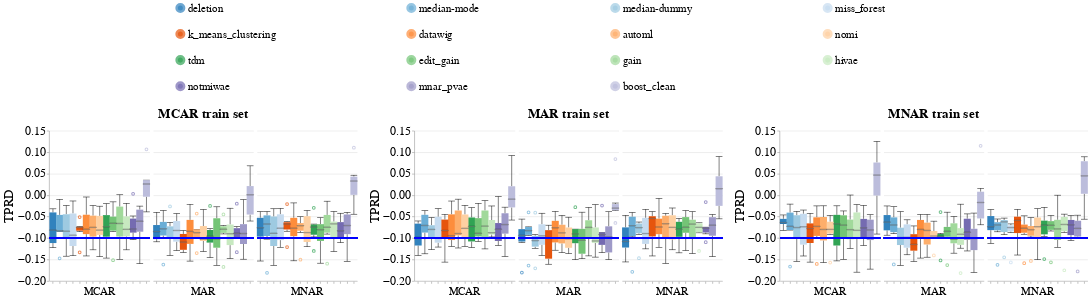

The code cell stored with this chart in its notebook:
### Code cell
create_box_plots_for_diff_imputers_v2(dataset_name=DATASET_NAME,
                                      model_name='mlp_clf',
                                      group=SENSITIVE_ATTR_FOR_DISPARITY_METRICS,
                                      metric_name='Equalized_Odds_TPR',
                                      db_client=db_client)

### Figure 1 — Vega-Lite specification as saved in the notebook (floating-point values rounded to 4 significant figures; data arrays with more than 128 entries replaced by an {"elided": "..."} marker saying what was removed)
{"config": {"view": {"continuousWidth": 400, "continuousHeight": 300, "stroke": null}, "axis": {"labelFontSize": 24, "labelFontWeight": "normal", "titleFontSize": 26, "titleFontWeight": "normal"}, "facet": {"spacing": 5}, "header": {"labelFontSize": 22, "labelOrient": "bottom", "labelPadding": 5, "titleFontSize": 26}, "legend": {"columns": 4, "direction": "horizontal", "labelFontSize": 22, "labelLimit": 400, "orient": "top", "symbolOffset": 250, "symbolStrokeWidth": 10, "titleAnchor": "middle", "titleFontSize": 24, "titleLimit": 300}, "title": {"fontSize": 26}}, "hconcat": [{"data": {"name": "data-7fe6717ae07b0a7cd652024caa0b56a2"}, "facet": {"column": {"field": "Test_Injection_Strategy", "sort": ["MCAR", "MAR", "MNAR"], "title": "MCAR train set", "type": "nominal"}}, "spec": {"layer": [{"mark": {"type": "boxplot", "median": {"stroke": "black", "strokeWidth": 0.7}, "ticks": true}, "encoding": {"color": {"field": "Null_Imputer_Name", "scale": {"scheme": "category20c"}, "sort": ["deletion", "median-mode", "median-dummy", "miss_forest", "k_means_clustering", "datawig", "automl", "nomi", "tdm", "edit_gain", "gain", "hivae", "notmiwae", "mnar_pvae"], "title": null, "type": "nominal"}, "x": {"axis": {"labels": false}, "field": "Null_Imputer_Name", "sort": ["deletion", "median-mode", "median-dummy", "miss_forest", "k_means_clustering", "datawig", "automl", "nomi", "tdm", "edit_gain", "gain", "hivae", "notmiwae", "mnar_pvae"], "title": null, "type": "nominal"}, "y": {"field": "Metric_Value", "scale": {"zero": false}, "title": "TPRD", "type": "quantitative"}}}, {"mark": "rule", "encoding": {"color": {"value": "blue"}, "size": {"value": 2}, "y": {"field": "Baseline_Median", "type": "quantitative"}}}], "width": 200}}, {"data": {"name": "data-94a1b5c6f6b3d37ded5778bae1d5c894"}, "facet": {"column": {"field": "Test_Injection_Strategy", "sort": ["MCAR", "MAR", "MNAR"], "title": "MAR train set", "type": "nominal"}}, "spec": {"layer": [{"mark": {"type": "boxplot", "median": {"stroke": "black", "strokeWidth": 0.7}, "ticks": true}, "encoding": {"color": {"field": "Null_Imputer_Name", "scale": {"scheme": "category20c"}, "sort": ["deletion", "median-mode", "median-dummy", "miss_forest", "k_means_clustering", "datawig", "automl", "nomi", "tdm", "edit_gain", "gain", "hivae", "notmiwae", "mnar_pvae"], "title": null, "type": "nominal"}, "x": {"axis": {"labels": false}, "field": "Null_Imputer_Name", "sort": ["deletion", "median-mode", "median-dummy", "miss_forest", "k_means_clustering", "datawig", "automl", "nomi", "tdm", "edit_gain", "gain", "hivae", "notmiwae", "mnar_pvae"], "title": null, "type": "nominal"}, "y": {"field": "Metric_Value", "scale": {"zero": false}, "title": "TPRD", "type": "quantitative"}}}, {"mark": "rule", "encoding": {"color": {"value": "blue"}, "size": {"value": 2}, "y": {"field": "Baseline_Median", "type": "quantitative"}}}], "width": 200}}, {"data": {"name": "data-1067b62cb717a3894234b0b8974c8544"}, "facet": {"column": {"field": "Test_Injection_Strategy", "sort": ["MCAR", "MAR", "MNAR"], "title": "MNAR train set", "type": "nominal"}}, "spec": {"layer": [{"mark": {"type": "boxplot", "median": {"stroke": "black", "strokeWidth": 0.7}, "ticks": true}, "encoding": {"color": {"field": "Null_Imputer_Name", "scale": {"scheme": "category20c"}, "sort": ["deletion", "median-mode", "median-dummy", "miss_forest", "k_means_clustering", "datawig", "automl", "nomi", "tdm", "edit_gain", "gain", "hivae", "notmiwae", "mnar_pvae"], "title": null, "type": "nominal"}, "x": {"axis": {"labels": false}, "field": "Null_Imputer_Name", "sort": ["deletion", "median-mode", "median-dummy", "miss_forest", "k_means_clustering", "datawig", "automl", "nomi", "tdm", "edit_gain", "gain", "hivae", "notmiwae", "mnar_pvae"], "title": null, "type": "nominal"}, "y": {"field": "Metric_Value", "scale": {"zero": false}, "title": "TPRD", "type": "quantitative"}}}, {"mark": "rule", "encoding": {"color": {"value": "blue"}, "size": {"value": 2}, "y": {"field": "Baseline_Median", "type": "quantitative"}}}], "width": 200}}], "resolve": {"scale": {"color": "shared", "y": "shared"}}, "$schema": "https://vega.github.io/schema/vega-lite/v4.17.0.json", "datasets": {"data-7fe6717ae07b0a7cd652024caa0b56a2": {"elided": "270 records"}, "data-94a1b5c6f6b3d37ded5778bae1d5c894": {"elided": "270 records"}, "data-1067b62cb717a3894234b0b8974c8544": {"elided": "270 records"}}}
